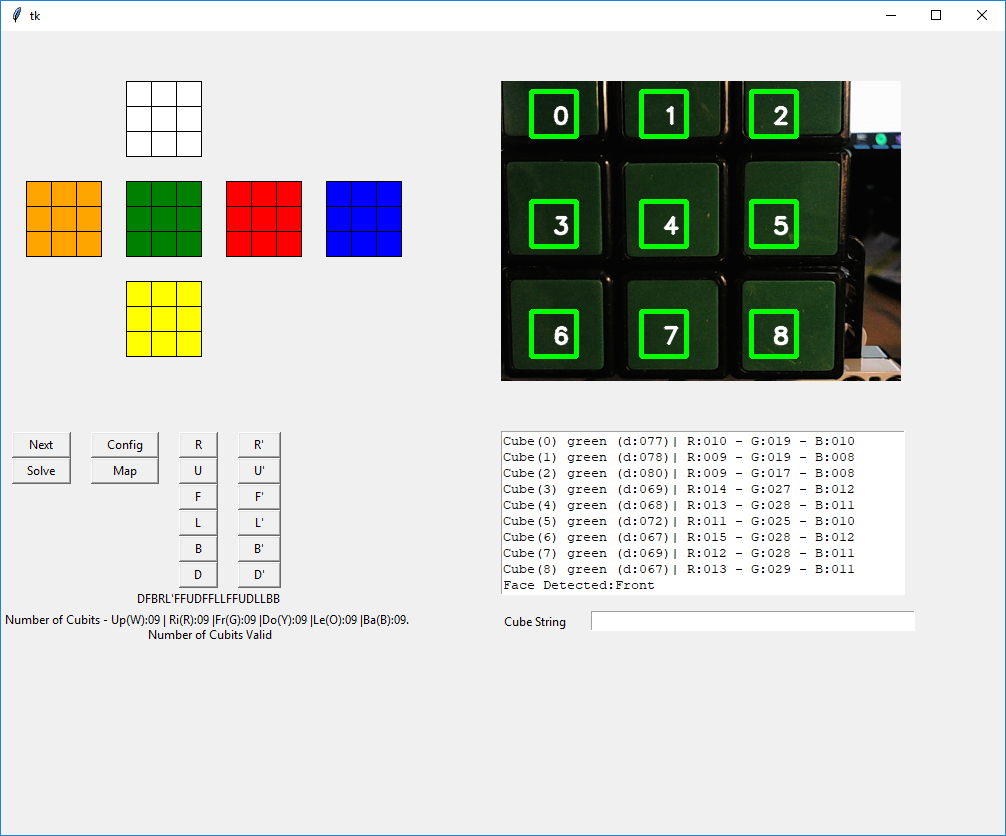
#> input picture RubiksCubeSolved.png, 1006 x 836 px, given in place of the camera
$ python cl.py
#> lines starting #> are read from the running program, lines starting #| are printed output that depends on the picture; after the words box and inside, x2 and y2 are one past the last pixel; in counts of white or black regions, pixels touching at a corner belong together
import cv2
import numpy as np
import imutils
from imutils.video import VideoStream
from scipy.spatial import distance as dist
from collections import OrderedDict

def click(event, x, y, flags, param):
	# grab references to the global variables
	global refPt, New

	# if the left mouse button was clicked, record the starting
	# (x, y) coordinates and indicate that cropping is being
	# performed
	if event == cv2.EVENT_LBUTTONDOWN:
		refPt = [(x, y)]
		New = True
		#print(refPt)


vs = cv2.VideoCapture(0)#VideoStream(src=0).start()

cv2.namedWindow("image")
cv2.setMouseCallback("image", click)

refPt = []
New = False

Face_Rectangles = []
start = (10,10)
size = 60
space = 60
for j in range(3):
	for i in range(3):
		Face_Rectangles.append([(start[0]+i*size+i*space,start[1]+j*size+j*space),(start[0]+i*size+i*space+size,start[1]+j*size+j*space+size)])
print(Face_Rectangles)


colors = OrderedDict({
			"red": (230, 80, 60),
			"green": (30, 200, 120),
			"blue": (0, 0, 255),
			"orange":(255,165,40),
			"white":(200,200,200),
			"yellow":(250,250,100)})

lab = np.zeros((len(colors), 1, 3), dtype="uint8")
colorNames = []

# loop over the colors dictionary
for (i, (name, rgb)) in enumerate(colors.items()):
	# update the L*a*b* array and the color names list
	lab[i] = rgb
	colorNames.append(name)

# convert the L*a*b* array from the RGB color space
# to L*a*b*
lab = cv2.cvtColor(lab, cv2.COLOR_RGB2BGR)#LAB)
print(lab)
while True:


	ret,frame = vs.read()
#> frame is the input picture: shape (836, 1006, 3); mean B, G, R 201.8, 207.6, 204.6

	#frame = frame[1] if args.get("video", False) else frame

	if frame is None:
		break
	# resize the frame, blur it, and convert it to the HSV
	# color space

	resized = imutils.resize(frame, width=600)
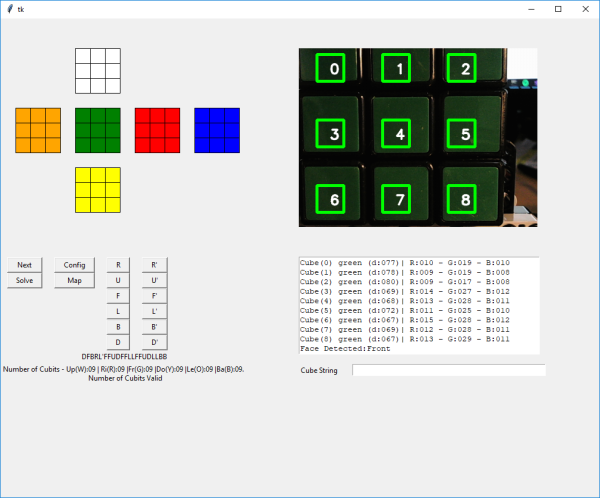
#> resized: shape (498, 600, 3); mean B, G, R 201.8, 207.6, 204.6


		# [12 lines of commented-out code are left out]

	mask = np.zeros(frame.shape[:2], dtype="uint8")
	#c = np.array([[200,150],[260,210]])
	#cv2.drawContours(mask, c, -1, 255, -1)
	test = np.copy(frame)
	#test = cv2.cvtColor(test, cv2.COLOR_RGB2LAB)
	#test = test
	if New:
		print("New")
		New = False
		for item in Face_Rectangles:
			minDist = (np.inf, None)
			#mask = cv2.erode(test[150:210,200:260], None, iterations=2)
			mask = cv2.erode(test[item[0][0]:item[1][0],item[0][1]:item[1][1]], None, iterations=2)
			b,g,r,_=np.uint8(cv2.mean(mask))
			mean = cv2.mean(mask)
	# [13 lines of commented-out code are left out]
			for (i, row) in enumerate(lab):
				#print(i,row)
				# compute the distance between the current L*a*b*
				# color value and the mean of the image
				pass
				#print(row[0])
				d = dist.euclidean(row[0], mean[:3])
				#print(d)
				# if the distance is smaller than the current distance,
				# then update the bookkeeping variable
				if d < minDist[0]:
					minDist = (d, i)

				# return the name of the color with the smallest distance
			print(colorNames[minDist[1]])


	for item in Face_Rectangles:
		#cv2.rectangle(frame,(200,150),(260,210),(0,255,0),3)
		cv2.rectangle(frame,item[0],item[1],(0,255,0),3)
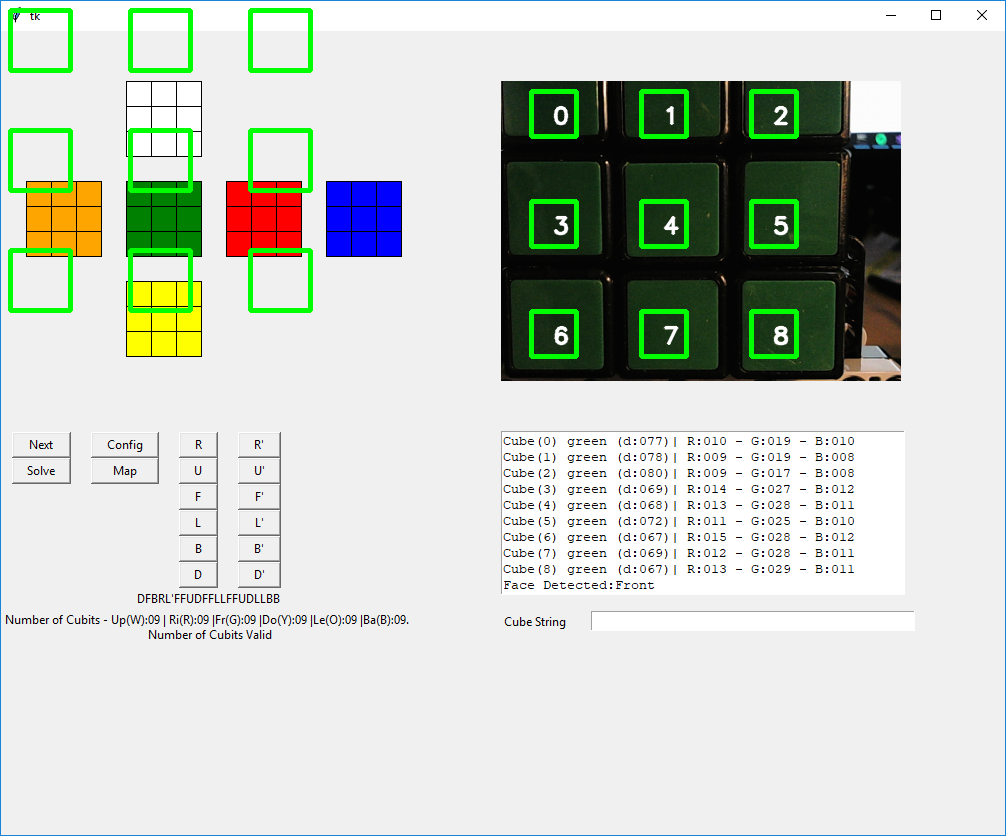
#> frame: shape (836, 1006, 3); 1.27% of pixels changed, all inside (x1, y1, x2, y2) = (8, 8, 313, 313)
	cv2.imshow("image", frame)


	key = cv2.waitKey(1) & 0xFF
#> (key q is pressed here)

	if key == ord("q"):

		break

vs.release()
# close all windows
cv2.destroyAllWindows()

$ run again, on RubiksCubeSolver.png
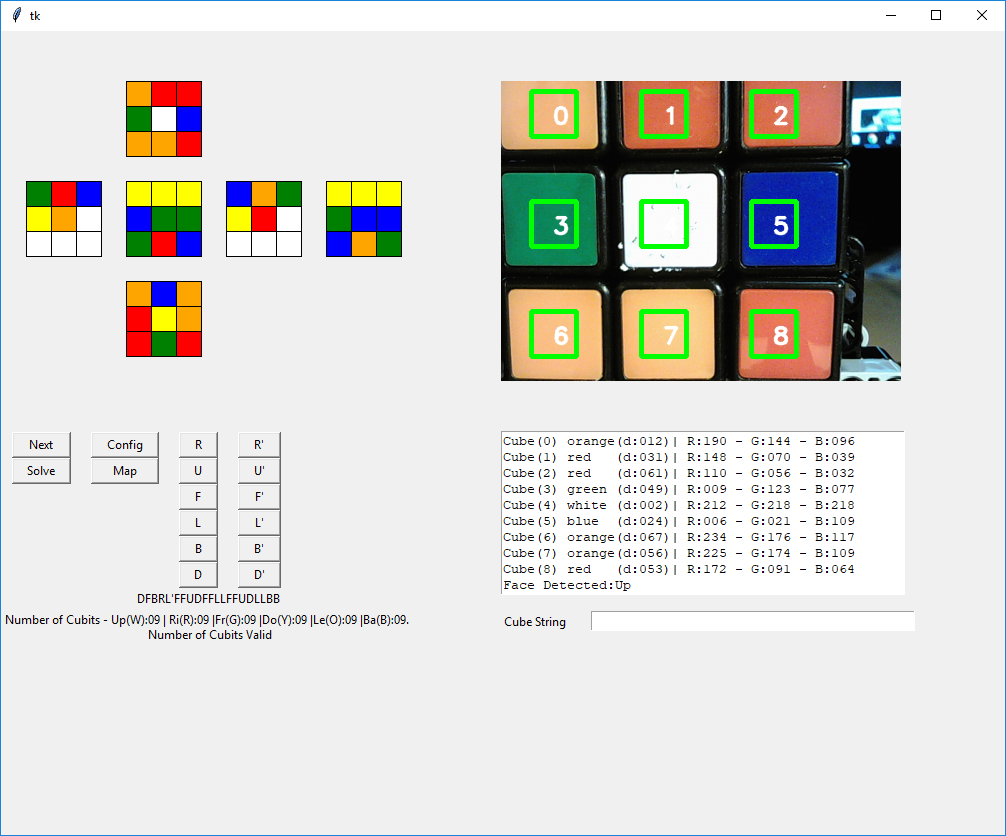
#> input picture RubiksCubeSolver.png, 1006 x 836 px, given in place of the camera
#> frame is the input picture: shape (836, 1006, 3); mean B, G, R 210.2, 215.3, 215.6
#> `resized = imutils.resize(frame, width=600)`:
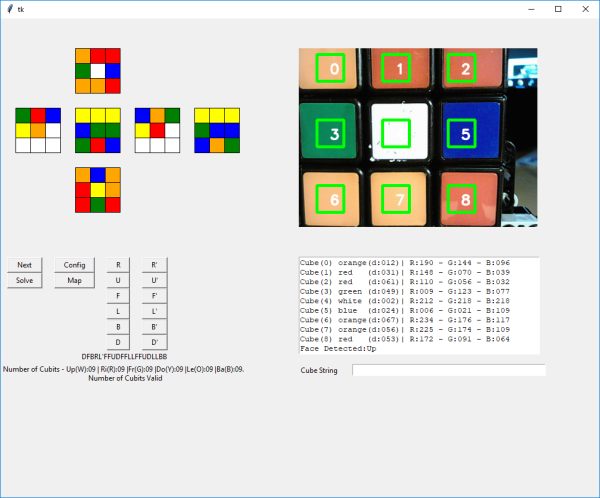
#> resized: shape (498, 600, 3); mean B, G, R 210.2, 215.3, 215.6
#> after the loop `for item in Face_Rectangles:`:
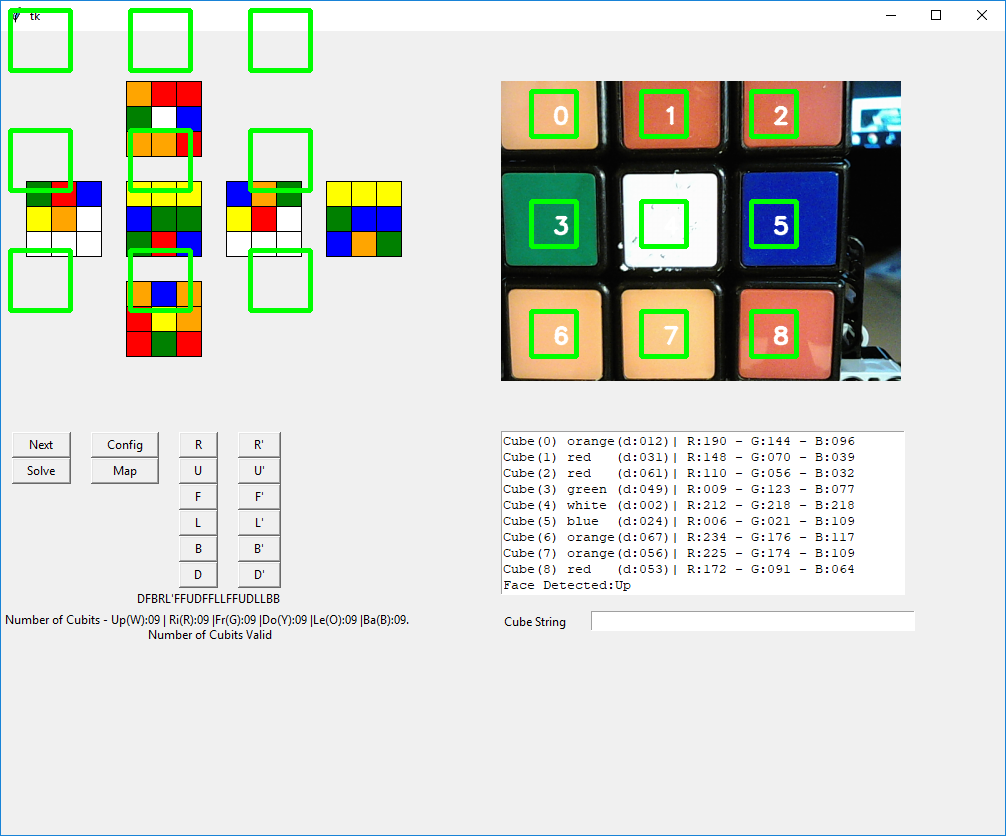
#> frame: shape (836, 1006, 3); 1.27% of pixels changed, all inside (x1, y1, x2, y2) = (8, 8, 313, 313)
